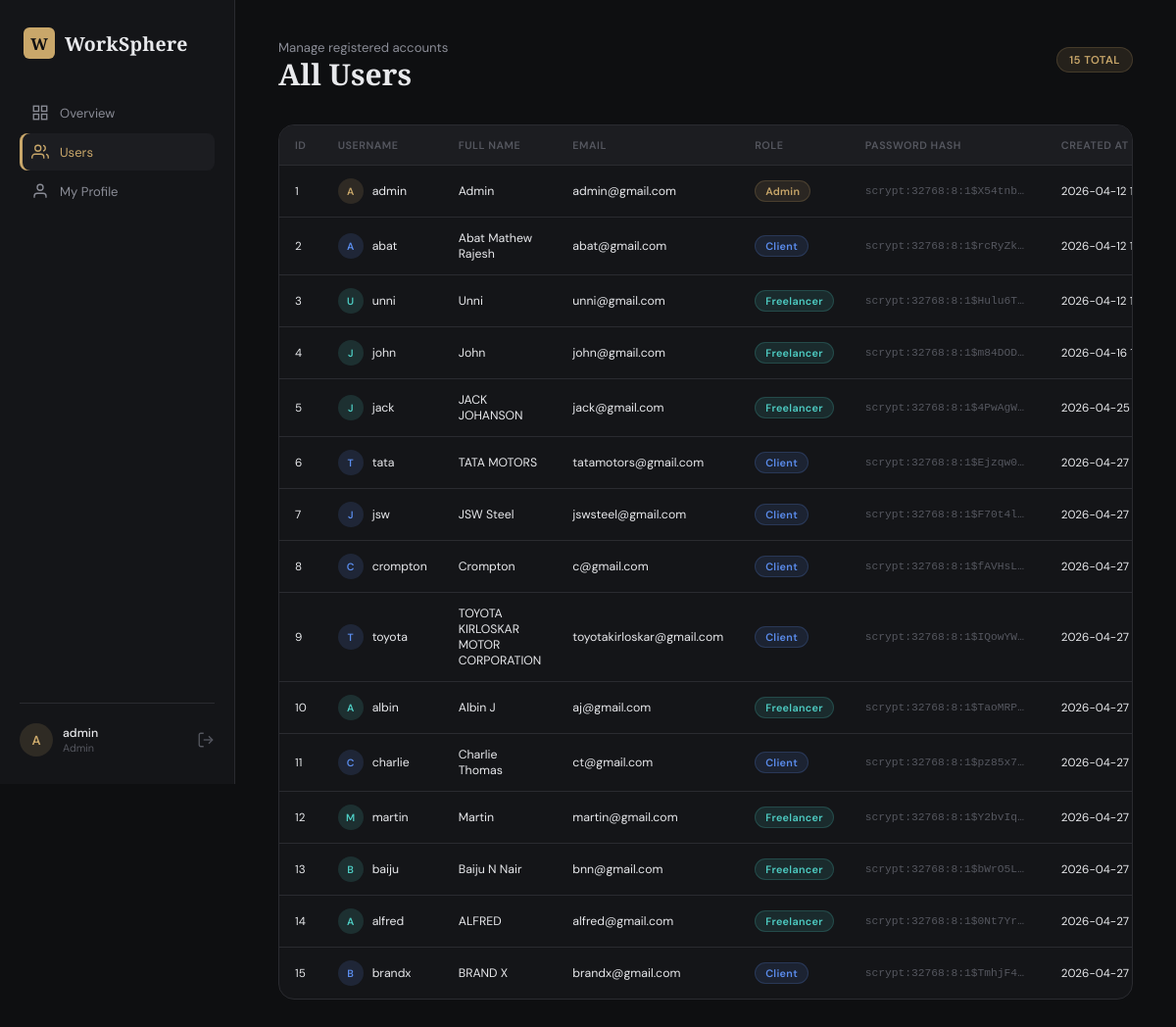
The app's page /admin/users (signed in) with its own data.
### models.py (models this page shows, shortened)
class User(UserMixin, db.Model):
    __tablename__ = 'user'
    id            = db.Column(db.Integer, primary_key=True)
    username      = db.Column(db.String(80),  unique=True, nullable=False)
    email         = db.Column(db.String(120), unique=True, nullable=False)
    full_name     = db.Column(db.String(150), nullable=False)
    password_hash = db.Column(db.String(256), nullable=False)
    role          = db.Column(db.String(20),  nullable=False, default='client')
    created_at    = db.Column(db.DateTime,    default=datetime.utcnow)
    services               = db.relationship('Service',  foreign_keys='Service.freelancer_id',  backref='freelancer', lazy=True)
    bookings_as_client     = db.relationship('Booking',  foreign_keys='Booking.client_id',      backref='client',     lazy=True)
    bookings_as_freelancer = db.relationship('Booking',  foreign_keys='Booking.freelancer_id',  backref='freelancer', lazy=True)
    sent_messages          = db.relationship('Message',  foreign_keys='Message.sender_id',      backref='sender',     lazy=True)
    received_messages      = db.relationship('Message',  foreign_keys='Message.receiver_id',    backref='receiver',   lazy=True)
    payments_made          = db.relationship('Payment',  foreign_keys='Payment.client_id',      backref='client',     lazy=True)
    payments_received      = db.relationship('Payment',  foreign_keys='Payment.freelancer_id',  backref='freelancer', lazy=True)

### app.py (the view)
@app.route('/admin/users')
@login_required
def admin_users():
    if current_user.role != 'admin':
        flash('Access denied.', 'error')
        return redirect(url_for('dashboard'))
    users = User.query.order_by(User.id).all()
    return render_template('admin_users.html', users=users)

### app.py (called while the page is built)
@login_manager.user_loader
def load_user(user_id):
    return db.session.get(User, int(user_id))

@app.after_request
def no_cache(response):
    response.headers['Cache-Control'] = 'no-store, no-cache, must-revalidate, private'
    response.headers['Pragma'] = 'no-cache'
    response.headers['Expires'] = '0'
    return response

@app.before_request
def enforce_session_user():
    open_routes = {'login', 'register', 'static'}
    if request.endpoint in open_routes:
        return
    session_uid = session.get('_user_id')
    if session_uid is None:
        return
    if current_user.is_authenticated and str(current_user.id) != str(session_uid):
        logout_user()
        flash('Session expired. Please log in again.', 'info')
        return redirect(url_for('login'))

### templates/admin_users.html (shortened to what this page needs)
{% extends "base.html" %}
{% block content %}
<div class="app-layout">
  <aside class="sidebar sidebar--admin">
    <div class="sidebar__brand">
      <div class="brand__mark brand__mark--sm">W</div>
      <span class="brand__name">WorkSphere</span>
    </div>
    <nav class="sidebar__nav">
  <a href="{{ url_for('dashboard') }}"
     class="nav-item {% if request.endpoint == 'dashboard' %}nav-item--active{% endif %}">
    <svg viewBox="0 0 24 24" fill="none" stroke="currentColor" stroke-width="1.8" width="18">
      <rect x="3" y="3" width="7" height="7"/>
      <rect x="14" y="3" width="7" height="7"/>
      <rect x="3" y="14" width="7" height="7"/>
      <rect x="14" y="14" width="7" height="7"/>
    </svg>
    <span>Overview</span>
  </a>
  <a href="{{ url_for('admin_users') }}"
     class="nav-item {% if request.endpoint == 'admin_users' %}nav-item--active{% endif %}">
    <svg viewBox="0 0 24 24" fill="none" stroke="currentColor" stroke-width="1.8" width="18">
      <path d="M17 21v-2a4 4 0 0 0-4-4H5a4 4 0 0 0-4 4v2"/>
      <circle cx="9" cy="7" r="4"/>
      <path d="M23 21v-2a4 4 0 0 0-3-3.87M16 3.13a4 4 0 0 1 0 7.75"/>
    </svg>
    <span>Users</span>
  </a>
  <a href="{{ url_for('admin_profile') }}"
     class="nav-item {% if request.endpoint == 'admin_profile' %}nav-item--active{% endif %}">
    <svg viewBox="0 0 24 24" fill="none" stroke="currentColor" stroke-width="1.8" width="18">
      <path d="M20 21v-2a4 4 0 0 0-4-4H8a4 4 0 0 0-4 4v2"/>
      <circle cx="12" cy="7" r="4"/>
    </svg>
    <span>My Profile</span>
  </a>
</nav>
    <div class="sidebar__footer">
      <div class="sidebar__user">
        <div class="avatar avatar--admin">{{ current_user.username[0].upper() }}</div>
        <div class="sidebar__user-info">
          <span class="sidebar__user-name">{{ current_user.username }}</span>
          <span class="sidebar__user-role">Admin</span>
        </div>
      </div>
      <a href="{{ url_for('logout') }}" class="logout-btn" title="Logout">
        <svg viewBox="0 0 24 24" fill="none" stroke="currentColor" stroke-width="1.8" width="18"><path d="M9 21H5a2 2 0 0 1-2-2V5a2 2 0 0 1 2-2h4"/><polyline points="16 17 21 12 16 7"/><line x1="21" y1="12" x2="9" y2="12"/></svg>
      </a>
    </div>
  </aside>
  <main class="main-content">
    <header class="page-header">
      <div class="page-header__left">
        <p class="page-header__greeting">Manage registered accounts</p>
        <h2 class="page-header__title">All Users</h2>
      </div>
      <div class="page-header__right">
        <span class="badge badge--admin">{{ users | length }} total</span>
      </div>
    </header>
    <div class="table-card">
      {% if users %}
      <div class="table-wrap">
        <table class="data-table">
          <thead>
            <tr>
              <th>ID</th>
              <th>Username</th>
              <th>Full Name</th>
              <th>Email</th>
              <th>Role</th>
              <th>Password Hash</th>
              <th>Created At</th>
            </tr>
          </thead>
          <tbody>
            {% for user in users %}
            <tr>
              <td class="td--id">{{ user.id }}</td>
              <td>
                <div class="user-cell">
                  <div class="avatar avatar--{{ user.role }} avatar--xs">{{ user.username[0].upper() }}</div>
                  <span>{{ user.username }}</span>
                </div>
              </td>
              <td>{{ user.full_name }}</td>
              <td class="td--email">{{ user.email }}</td>
              <td><span class="role-badge role-badge--{{ user.role }}">{{ user.role }}</span></td>
              <td class="td--hash">
                <span class="hash-text" title="{{ user.password_hash }}">{{ user.password_hash[:30] }}…</span>
              </td>
              <td class="td--date">{{ user.created_at.strftime('%Y-%m-%d %H:%M:%S') }}</td>
            </tr>
            {% endfor %}
          </tbody>
        </table>
      </div>
      {% else %}
      <div class="empty-state">
        <div class="empty-state__icon">👥</div>
        <h3>No users yet</h3>
        <p>Registered users will appear here.</p>
      </div>
      {% endif %}
    </div>
  </main>
</div>
{% endblock %}

### records on screen
User: username "A", username "admin", id "1", full_name "Admin", email "admin@gmail.com", role "Admin", password_hash "scrypt:32768:8:1$X54tnb…", created_at "2026-04-12…"
User: id "2", username "A", username "abat", full_name "Abat Mathew Rajesh", email "abat@gmail.com", role "Client", password_hash "scrypt:32768:8:1$rcRyZk…", created_at "2026-04-12…"
User: id "3", username "U", username "unni", full_name "Unni", email "unni@gmail.com", role "Freelancer", password_hash "scrypt:32768:8:1$Hulu6T…", created_at "2026-04-12…"
User: id "4", username "J", username "john", full_name "John", email "john@gmail.com", role "Freelancer", password_hash "scrypt:32768:8:1$m84DOD…", created_at "2026-04-16…"
User: id "5", username "J", username "jack", full_name "JACK JOHANSON", email "jack@gmail.com", role "Freelancer", password_hash "scrypt:32768:8:1$4PwAgW…", created_at "2026-04-25…"
User: id "6", username "T", username "tata", full_name "TATA MOTORS", email "tatamotors@gmail.com", role "Client", password_hash "scrypt:32768:8:1$Ejzqw0…", created_at "2026-04-27…"
User: id "7", username "J", username "jsw", full_name "JSW Steel", email "jswsteel@gmail.com", role "Client", password_hash "scrypt:32768:8:1$F70t4l…", created_at "2026-04-27…"
User: id "8", username "C", username "crompton", full_name "Crompton", email "c@gmail.com", role "Client", password_hash "scrypt:32768:8:1$fAVHsL…", created_at "2026-04-27…"
User: id "9", username "T", username "toyota", full_name "TOYOTA KIRLOSKAR MOTOR CORPORATION", email "toyotakirloskar@gmail.com", role "Client", password_hash "scrypt:32768:8:1$IQowYW…", created_at "2026-04-27…"
User: id "10", username "A", username "albin", full_name "Albin J", email "aj@gmail.com", role "Freelancer", password_hash "scrypt:32768:8:1$TaoMRP…", created_at "2026-04-27…"
User: id "11", username "C", username "charlie", full_name "Charlie Thomas", email "ct@gmail.com", role "Client", password_hash "scrypt:32768:8:1$pz85x7…", created_at "2026-04-27…"
User: id "12", username "M", username "martin", full_name "Martin", email "martin@gmail.com", role "Freelancer", password_hash "scrypt:32768:8:1$Y2bvIq…", created_at "2026-04-27…"
User: id "13", username "B", username "baiju", full_name "Baiju N Nair", email "bnn@gmail.com", role "Freelancer", password_hash "scrypt:32768:8:1$bWrO5L…", created_at "2026-04-27…"
User: id "14", username "A", username "alfred", full_name "ALFRED", email "alfred@gmail.com", role "Freelancer", password_hash "scrypt:32768:8:1$0Nt7Yr…", created_at "2026-04-27…"
User: id "15", username "B", username "brandx", full_name "BRAND X", email "brandx@gmail.com", role "Client", password_hash "scrypt:32768:8:1$TmhjF4…", created_at "2026-04-27…"

### other values on screen
{{ users | length }} "15"
